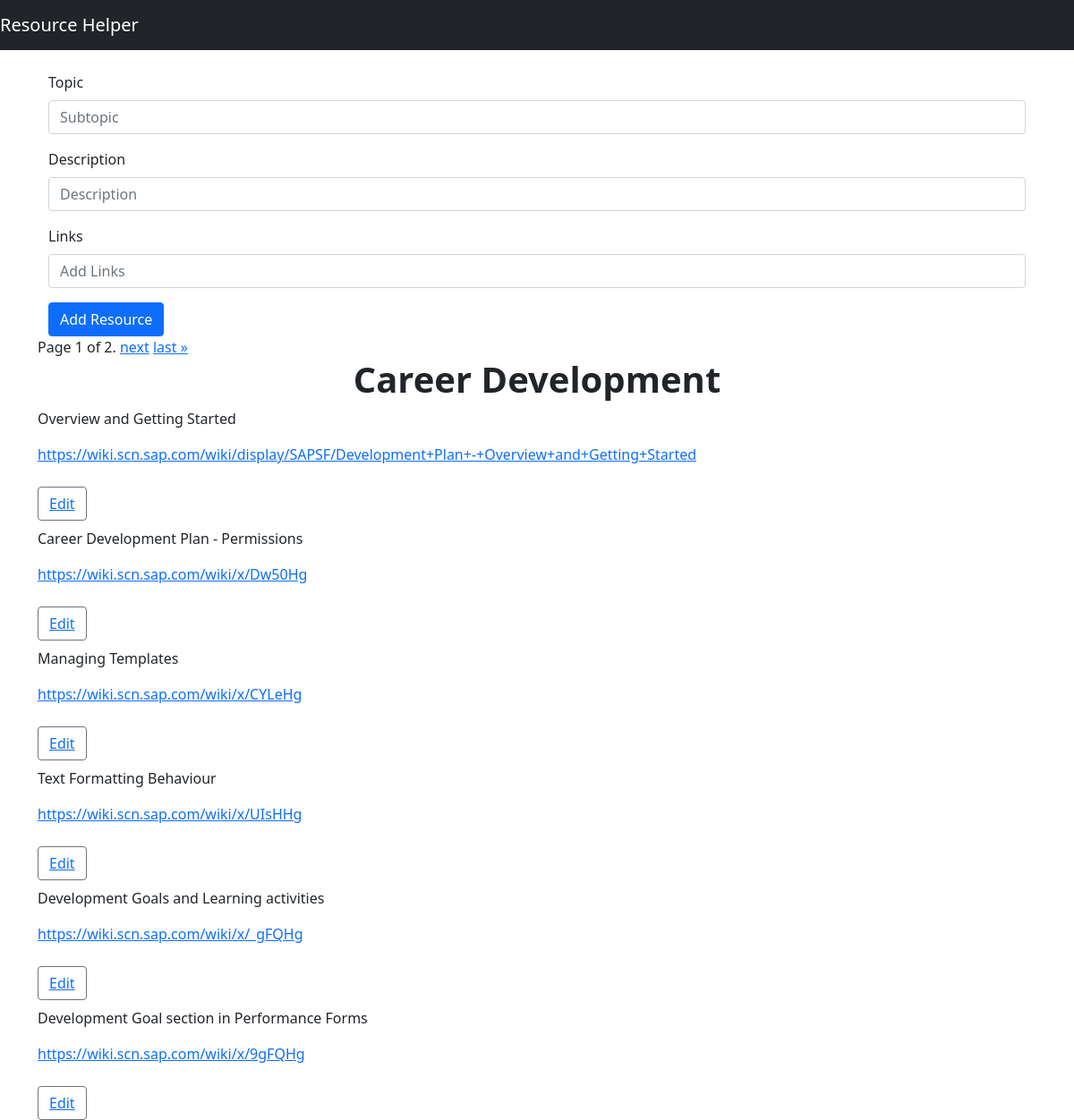
The page /component/24 on the database its author committed.
### todo_list/models.py (models this page shows, shortened)
class List(models.Model):
    item = models.CharField(max_length=200)
    completed = models.BooleanField(default=False)

class ComponentList(models.Model):
    list = models.ForeignKey(List, on_delete=models.CASCADE, null=True)
    topic = models.CharField(max_length=100)
    description = models.CharField(max_length=2000)
    link = models.CharField(max_length=1000)

### todo_list/views.py (the view)
# urls.py: path('component/<list_id>', views.component, name='component')
def component(request, list_id):
    item1 = List.objects.get(pk=list_id)
    if request.method == 'POST':
        data = request.POST
        a = ComponentList()
        a.list = item1
        a.topic = data['topic']
        a.description = data['description']
        a.link = data['link']
        a.save()
        all_items = ComponentList.objects.filter(list=item1)
        paginator = Paginator(all_items, 5)
        page_number = request.GET.get('page')
        page_obj = paginator.get_page(page_number)
        list_name = item1.item
        return render(request, 'component.html', {
            'all_items': all_items,
            'page_obj': page_obj,
            'list_id': list_id,
            'list_name': list_name
        })
    else:
        all_items = ComponentList.objects.filter(list=item1)
        paginator = Paginator(all_items, 5)
        page_number = request.GET.get('page')
        page_obj = paginator.get_page(page_number)
        list_name = item1.item
        return render(request, 'component.html', {
            'all_items': all_items,
            'page_obj': page_obj,
            'list_id': list_id,
            'list_name': list_name
        })

### todo_list/templates/component.html (shortened to what this page needs)
{% extends 'base2.html' %}
{% block content %}
<div class="container mt-3" >
    <form class="row g-3" method="POST">
      <div class="col-12">
        <label for="inputTopic" class="form-label">Topic</label>
        <input type="text" class="form-control" placeholder="Subtopic" name="topic">
      </div>
      <div class="col-12">
        <label for="inputDescription" class="form-label">Description</label>
        <input type="text" class="form-control" placeholder="Description" name="description">
      </div>
      <div class="col-12">
        <label for="inputLinks" class="form-label">Links</label>
        <input type="text" class="form-control"  placeholder="Add Links" name="link">
      </div>
      <div class="col-12">
        <button type="submit" class="btn btn-primary">Add Resource</button>
      </div>
    </form>
  </div>
    <div class="pagination">
        <span class="step-links">
            <span class="current">
                Page {{ page_obj.number }} of {{ page_obj.paginator.num_pages }}.
            </span>
            {% if page_obj.has_next %}
                <a href="?page={{ page_obj.next_page_number }}">next</a>
                <a href="?page={{ page_obj.paginator.num_pages }}">last &raquo;</a>
            {% endif %}
        </span>
    </div>
    <h1><center><strong>{{list_name}}</strong></center></h1>
    {% if all_items %}
        {% for things in all_items %}
                <p>{{ things.description }}</p>
                <a href="{{things.link}}">{{ things.link }}<br/></a>
                <br>
                <button type="submit" class="btn btn-outline-secondary"><a href="{% url 'edit' things.id list_id %}">Edit<br></a></button>
                <br>
        {% endfor %}
    {% endif %}
{% endblock %}

### rows shown on the page
List: item "Career Development"
ComponentList: description "Overview and Getting Started", link "https://wiki.scn.sap.com/wiki/display/SAPSF/Development+Plan+-+Overview+and+Getting+Started"
ComponentList: description "Career Development Plan - Permissions", link "https://wiki.scn.sap.com/wiki/x/Dw50Hg"
ComponentList: description "Managing Templates", link "https://wiki.scn.sap.com/wiki/x/CYLeHg"
ComponentList: description "Text Formatting Behaviour", link "https://wiki.scn.sap.com/wiki/x/UIsHHg"
ComponentList: description "Development Goals and Learning activities", link "https://wiki.scn.sap.com/wiki/x/_gFQHg"
ComponentList: description "Development Goal section in Performance Forms", link "https://wiki.scn.sap.com/wiki/x/9gFQHg"

### other values the page prints
{{ page_obj.number }} "1"
{{ page_obj.paginator.num_pages }} "2"
